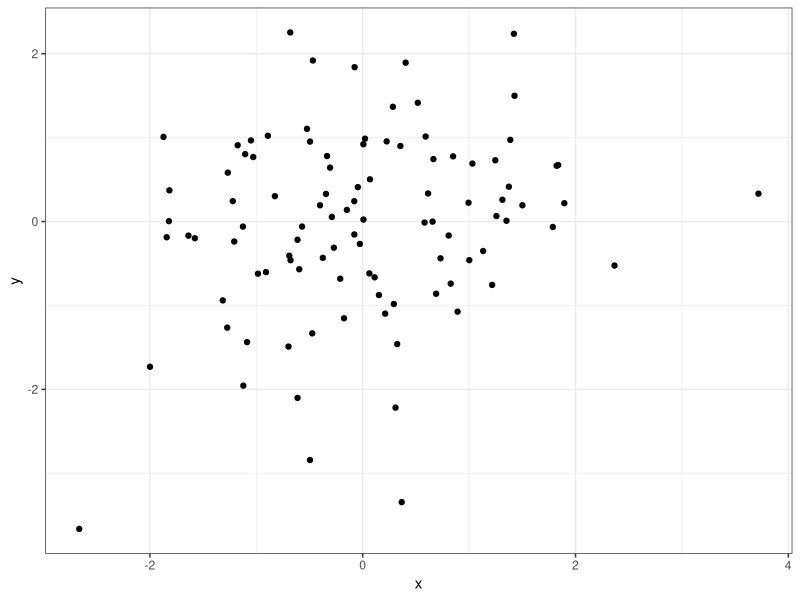
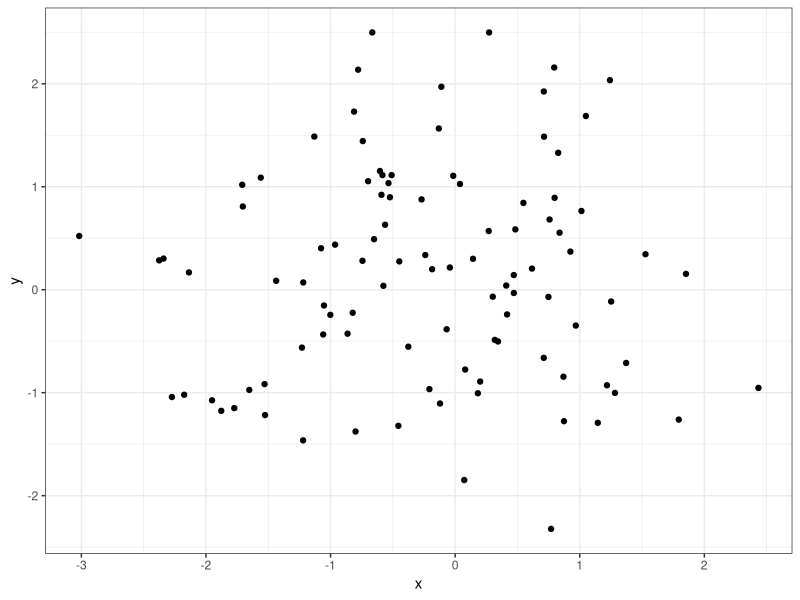
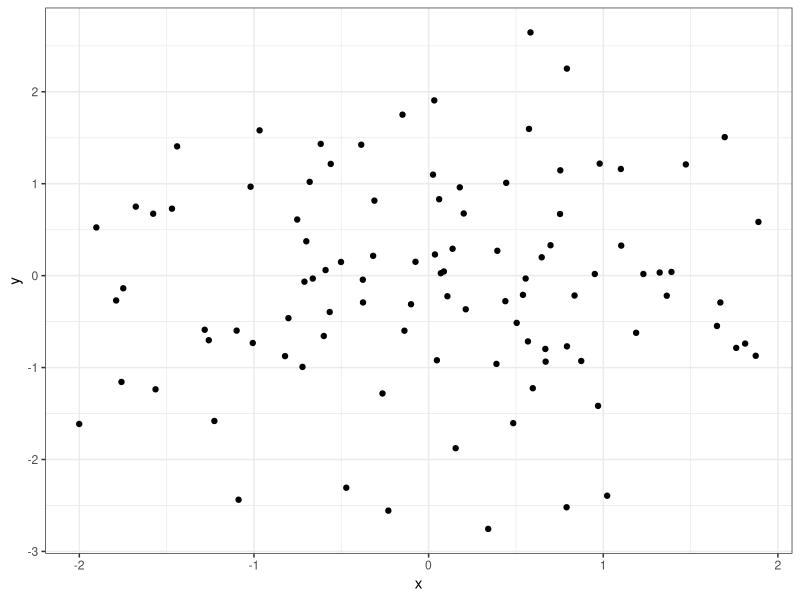

Here is the R script that generated these plots, in order:
library(ggplot2)

# define a function that performs the analysis
my_analysis <- function(df) {
  ggplot(df, aes(x,y))+
    geom_point()+
    theme_bw()
}

# create example data frames
df1 <- data.frame(x = rnorm(100), y = rnorm(100))
df2 <- data.frame(x = rnorm(100), y = rnorm(100))
df3 <- data.frame(x = rnorm(100), y = rnorm(100))

# apply the function to each data frame using lapply()
results <- lapply(list(df1, df2, df3), my_analysis)

plot_list <- results

# Loop through the list and save each plot with a unique filename
for (i in seq_along(plot_list)) {
  filename <- paste0("plot_", i, ".png")
  ggsave(filename, plot_list[[i]])
}
